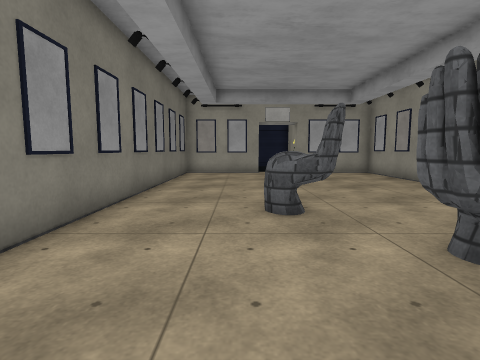
[1] (above)

13 first-person views from a walk through a scene from a Unity 3-D project. The camera is 1.2 m above the floor, tilts 6° down and sees 80° across. The floor is counted in squares, 1 m on a side. Each view is taken from the middle of a square. On the plan, view 1 faces up. The plan holds only what a view shows up to about 13 squares ahead; the rest is blank. Some surface patterns are stand-ins.

[2]
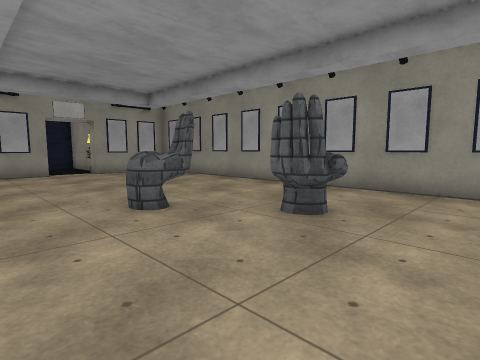

[3]
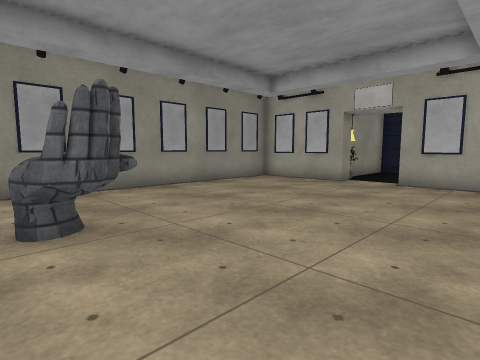

[4]
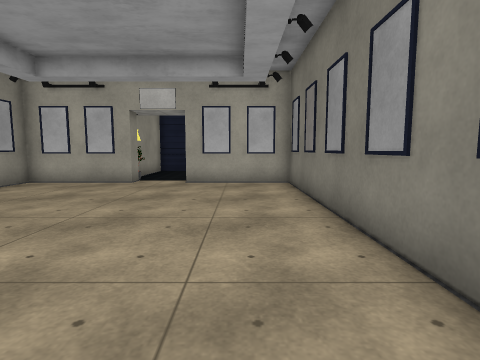

[5]
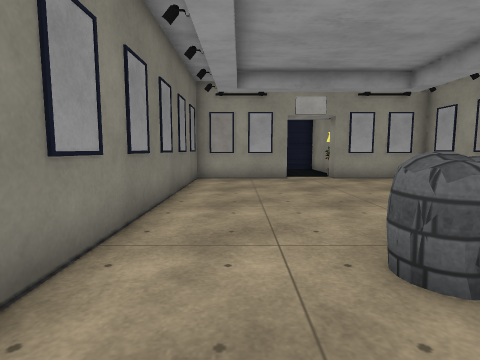

[6]
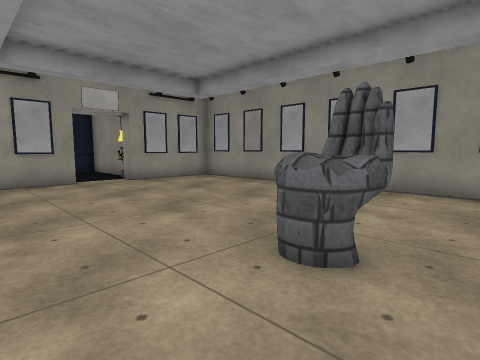

[7]
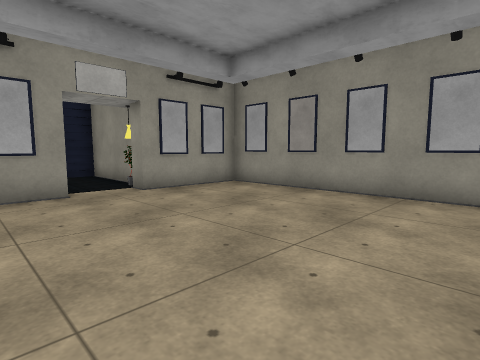

[8]
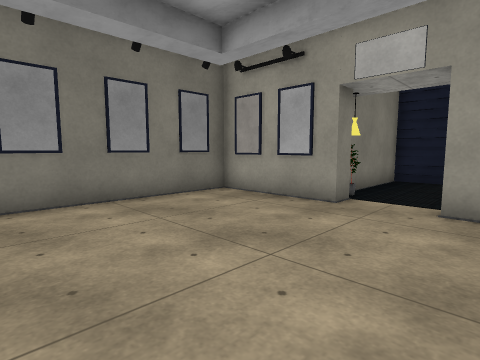

[9]
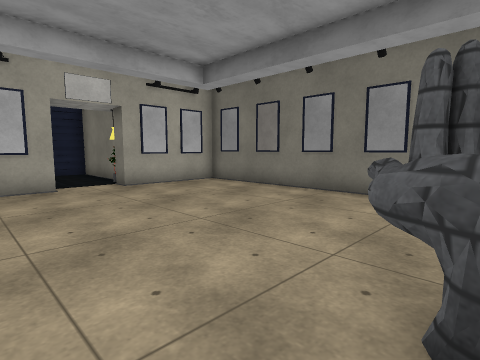

[10]
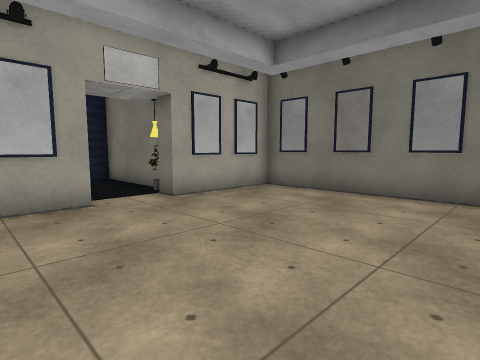

[11]
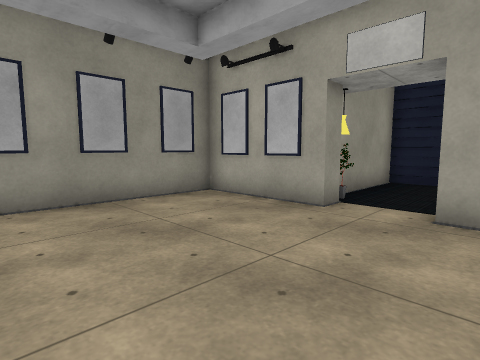

[12]
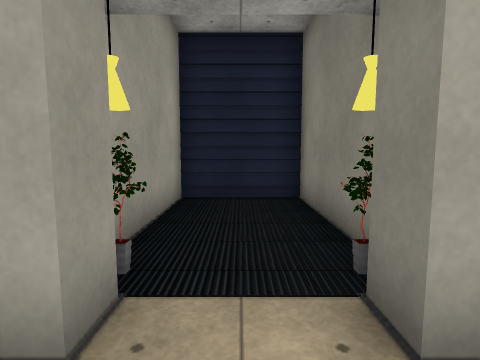

[13]
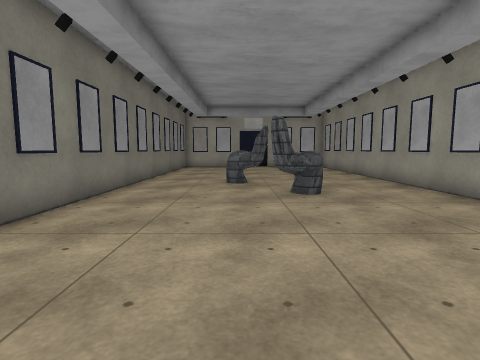

### Floor plan
Ten units are one square. View 1 is at (0, 0); x grows to the right and y downward. Boxes are objects, and circles mark ways between rooms. Rooms are numbered by the first view taken in them; rooms with no view inside come last. Other rooms are left out.
<svg viewBox="-33 -214 106 341">
<path fill="none" stroke="#000" d="M30 65 68 65 68 -151 30 -151 30 -159M10 -159 10 -151 -28 -151 -28 65 10 65M35 -169 35 -209 5 -209 5 -169M28 78 32 75M5 80 5 122 35 122 35 81M30 72 30 65M10 65 10 72"/>
<rect x="5" y="-65" width="20" height="20" fill="#bbb"><title>statue</title></rect>
<rect x="15" y="-35" width="20" height="20" fill="#bbb"><title>statue</title></rect>
<circle cx="20" cy="-155" r="3" fill="#2a7"/>
<circle cx="20" cy="75" r="3" fill="#2a7"/>
<text x="20" y="-40">1</text>
<text x="20" y="-190">2</text>
<text x="20" y="100">3</text>
</svg>
Room 1 opens to room 2. Room 1 opens to room 3.

Where each view was taken, in squares from view 1:
view 1: 0 up, 0 right, facing up
view 2: 0 up, 2 left, facing up-right
view 3: 4 up, 2 left, facing down-right
view 4: 4 up, 1 left, facing down
view 5: 3 up, 1 left, facing up
view 6: 4 up, 2 left, facing up-right
view 7: 7 up, 1 left, facing up-right
view 8: 9 up, 4 right, facing up-left
view 9: 3 up, 5 right, facing down-left
view 10: 0 up, 5 right, facing down-left
view 11: 1 down, 0 right, facing down-right
view 12: 5 down, 2 right, facing down
view 13: 5 down, 1 right, facing up
